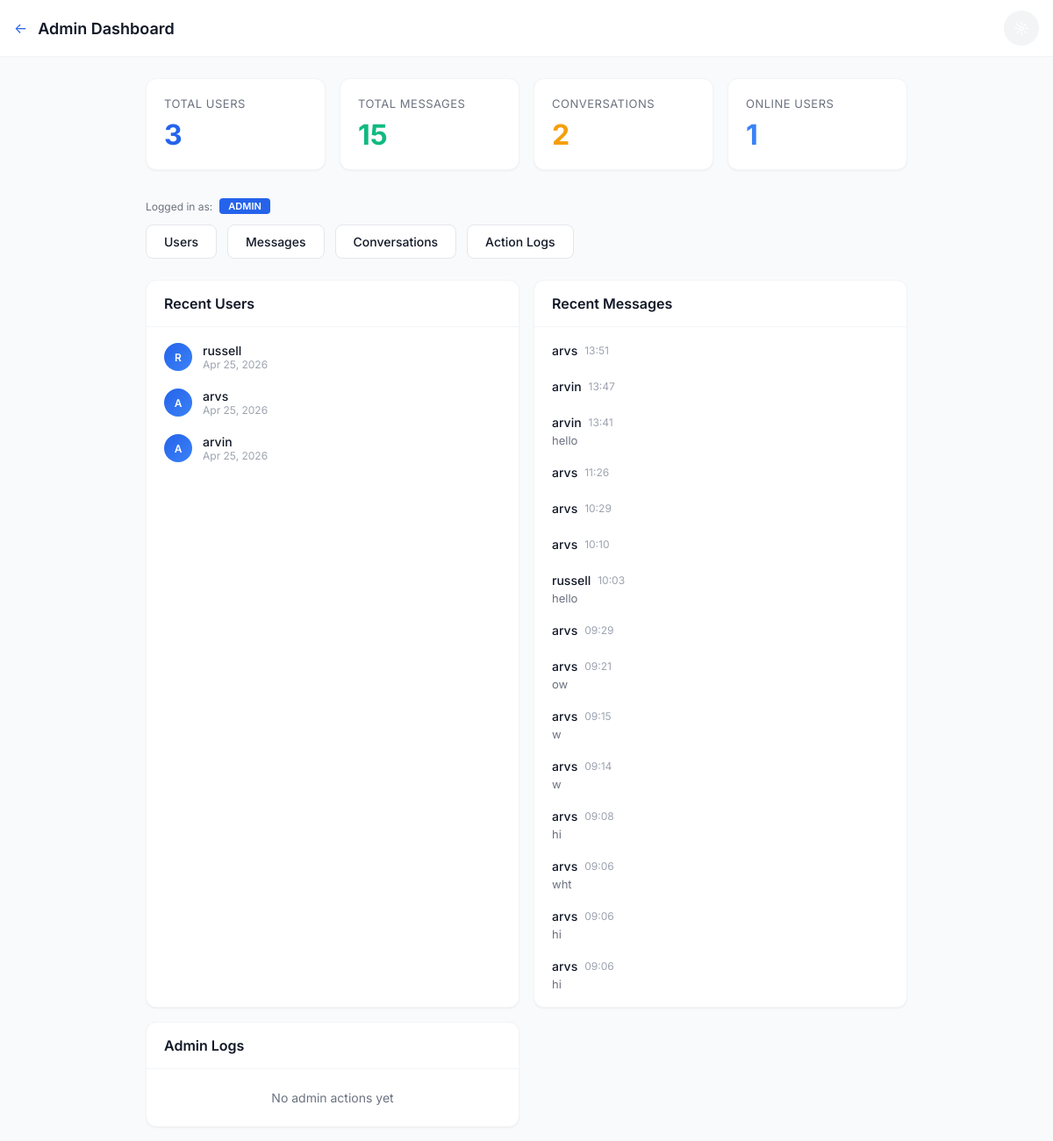
The app's page /chat/admin/dashboard/ (signed in), older data.
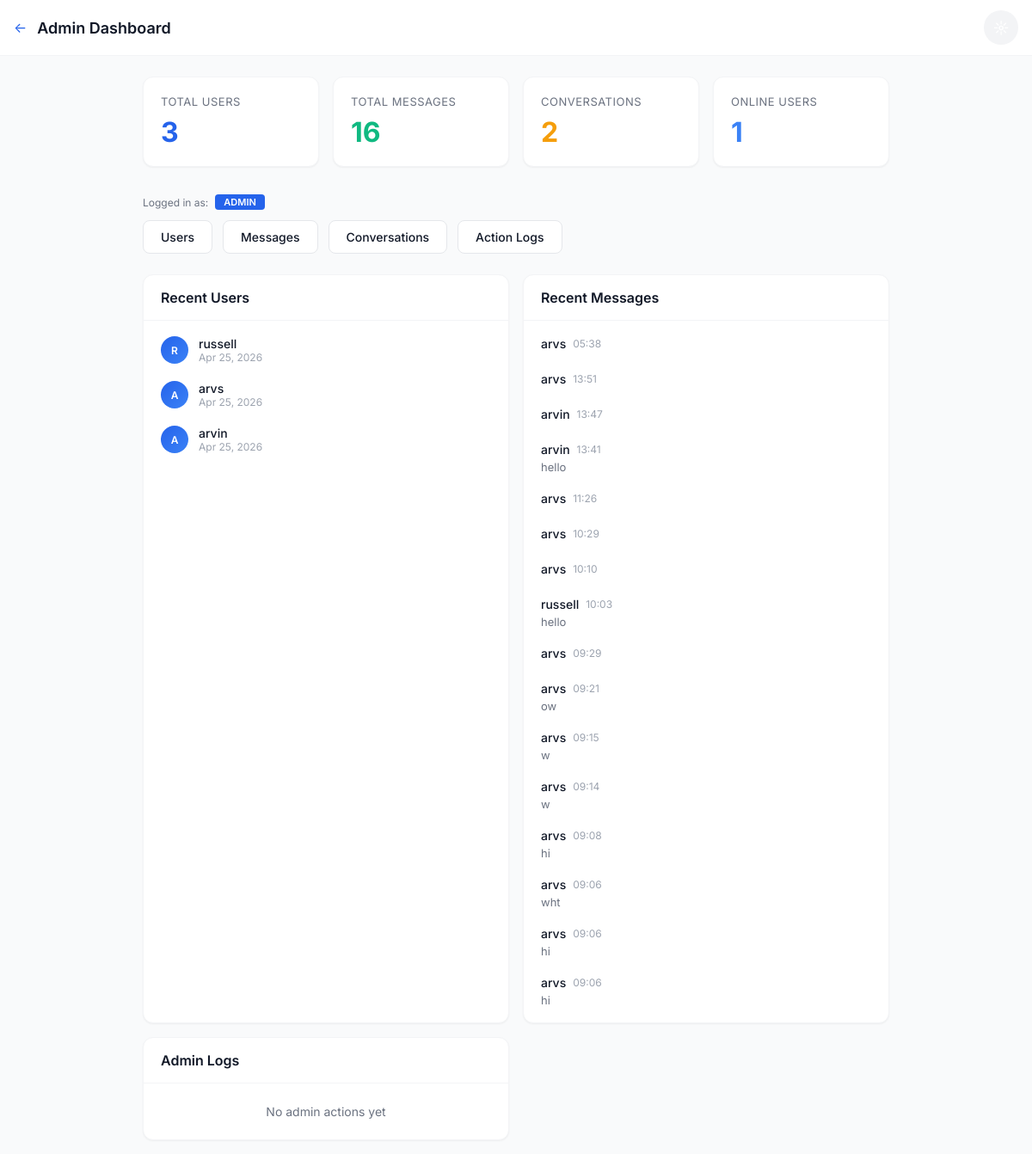
The same page, newer data.
### chat/models.py (models this page shows, shortened)
class Message(models.Model):
    id = models.UUIDField(primary_key=True, default=uuid.uuid4, editable=False)
    conversation = models.ForeignKey(Conversation, on_delete=models.CASCADE, related_name='messages')
    sender = models.ForeignKey(User, on_delete=models.CASCADE, related_name='sent_messages')
    text = models.TextField(blank=True)
    attachment = models.ForeignKey(Attachment, on_delete=models.CASCADE, null=True, blank=True)
    is_read = models.BooleanField(default=False)
    read_at = models.DateTimeField(null=True, blank=True)
    created_at = models.DateTimeField(auto_now_add=True)
    updated_at = models.DateTimeField(auto_now=True)
    is_deleted = models.BooleanField(default=False)
    deleted_for = models.ManyToManyField(User, related_name='deleted_messages', blank=True)
    is_view_once = models.BooleanField(default=False)
    view_once_consumed_by = models.ManyToManyField(
        User,
        related_name='consumed_view_once_messages',
        blank=True,
    )
    class Meta:
        db_table = 'chat_message'
        ordering = ['created_at']
        indexes = [
            models.Index(fields=['conversation', 'created_at']),
            models.Index(fields=['sender', 'created_at']),
        ]

### chat/views_admin.py (the view)
# urls.py: path('admin/dashboard/', views_admin.admin_dashboard, name='admin_dashboard'),
@login_required
@user_passes_test(is_staff_or_admin, login_url='chat_list')
def admin_dashboard(request):
    stats = {
        'total_users': User.objects.count(),
        'total_messages': Message.objects.filter(is_deleted=False).count(),
        'total_conversations': Conversation.objects.count(),
        'online_users': UserProfile.objects.filter(is_online=True).count(),
    }
    last_7 = timezone.now() - timedelta(days=7)
    stats['messages_last_7'] = Message.objects.filter(created_at__gte=last_7, is_deleted=False).count()
    stats['new_users_7'] = User.objects.filter(date_joined__gte=last_7).count()
    recent_users = User.objects.order_by('-date_joined')[:10]
    recent_messages = Message.objects.filter(is_deleted=False).order_by('-created_at')[:20]
    recent_logs = AdminLog.objects.order_by('-created_at')[:10]
    return render(request, 'chat/admin/dashboard.html', {
        'stats': stats,
        'recent_users': recent_users,
        'recent_messages': recent_messages,
        'recent_logs': recent_logs,
        'is_admin': is_admin_only(request.user),
    })

### chat/views_admin.py (called while the page is built)
def is_staff_or_admin(user):
    if user.is_superuser:
        return True
    profile = getattr(user, 'profile', None)
    if profile and profile.role in ('staff', 'admin'):
        return True
    return user.is_staff

def is_admin_only(user):
    if user.is_superuser:
        return True
    profile = getattr(user, 'profile', None)
    if profile and profile.role == 'admin':
        return True
    return False

### chat/templates/chat/admin/dashboard.html (shortened to what the changed rows need)
{% extends 'chat/base.html' %}
{% block content %}
<div style="max-width: 1200px; margin: 0 auto;">
    <div class="app-bar">
        <div style="display: flex; align-items: center; gap: 12px;">
            <h1>Admin Dashboard</h1>
        </div>
    </div>
    <div class="container" style="padding-top: 24px;">
        <div style="display: grid; grid-template-columns: repeat(auto-fit, minmax(200px, 1fr)); gap: 16px; margin-bottom: 32px;">
            <div class="card" style="padding: 20px;">
                <div style="font-size: 13px; color: var(--text-secondary); text-transform: uppercase; letter-spacing: 0.5px; margin-bottom: 8px;">Total Messages</div>
                <div style="font-size: 32px; font-weight: 700; color: var(--success);">{{ stats.total_messages }}</div>
            </div>
        </div>
        <div style="display: grid; grid-template-columns: repeat(auto-fit, minmax(300px, 1fr)); gap: 16px;">
            <div class="card">
                <div style="padding: 8px;">
                    {% for user in recent_users %}
                    <div style="display: flex; align-items: center; gap: 12px; padding: 10px 12px; border-radius: var(--radius-sm);">
                        <div class="avatar avatar-sm">{{ user.username|first|upper }}</div>
                        <div style="flex: 1; min-width: 0;">
                            <div style="font-weight: 500; font-size: 14px;">{{ user.username }}</div>
                            <div style="font-size: 12px; color: var(--text-muted);">{{ user.date_joined|date:"M d, Y" }}</div>
                        </div>
                    </div>
                    {% empty %}
                    <div style="padding: 16px; text-align: center; color: var(--text-secondary); font-size: 14px;">No users yet</div>
                    {% endfor %}
                </div>
            </div>
            <div class="card">
                <div style="padding: 8px;">
                    {% for msg in recent_messages %}
                    <div style="padding: 10px 12px; border-radius: var(--radius-sm);">
                        <div style="display: flex; align-items: center; gap: 8px; margin-bottom: 4px;">
                            <span style="font-weight: 500; font-size: 14px;">{{ msg.sender.username }}</span>
                            <span style="font-size: 12px; color: var(--text-muted);">{{ msg.created_at|date:"H:i" }}</span>
                        </div>
                        <div style="font-size: 13px; color: var(--text-secondary); white-space: nowrap; overflow: hidden; text-overflow: ellipsis;">{{ msg.text|truncatechars:50 }}</div>
                    </div>
                    {% empty %}
                    <div style="padding: 16px; text-align: center; color: var(--text-secondary); font-size: 14px;">No messages yet</div>
                    {% endfor %}
                </div>
            </div>
        </div>
    </div>
</div>
{% endblock %}

Row changes from the older to the newer data that the page shows:
added Message: sender.username "arvs", created_at "05:38"
Text that changed along with them:
{{ stats.total_messages }}: "15" → "16"
